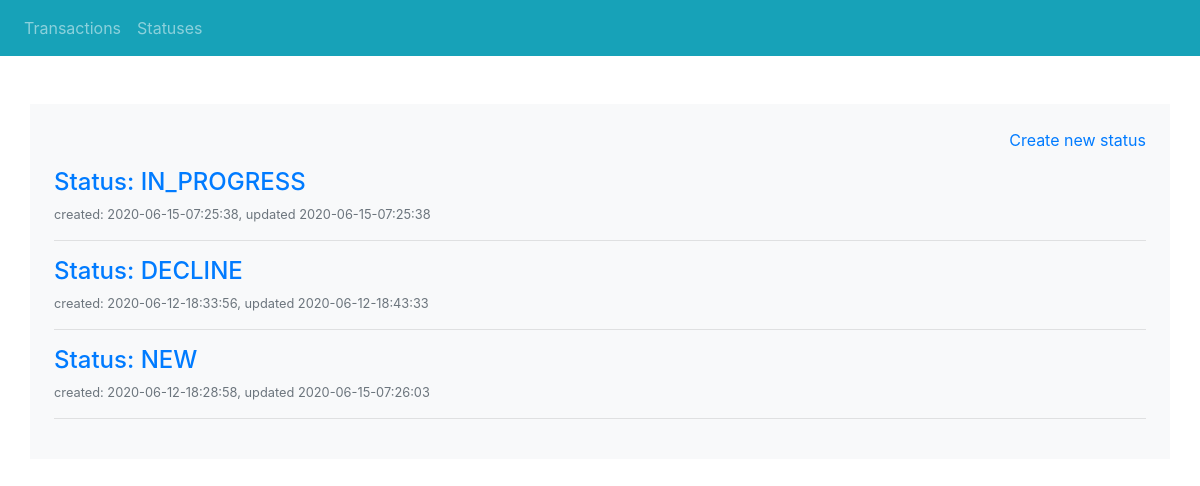
/statuses, run on the app's committed database.
### app_fintech/models.py (models this page shows, shortened)
class Statuses(models.Model):
    name = models.CharField(max_length=255, unique=True)
    created_at = models.DateTimeField(auto_now_add=True)
    updated_at = models.DateTimeField(auto_now=True)
    def get_absolute_url(self):
        return reverse('status-detail', kwargs={'pk': self.pk})
    def get_date_format(self):
        return "%Y-%m-%d-%H:%M:%S"
    @property
    def created(self):
        return f'{self.created_at.strftime(self.get_date_format())}'
    @property
    def updated(self):
        return f'{self.updated_at.strftime(self.get_date_format())}'
    class Meta:
        ordering = ['-id']

### app_fintech/views.py (the view)
class StatusListView(ListView):
    model = Statuses
    paginate_by = 5
    context_object_name = 's_list'
    template_name = 'statuses/status_list.html'

### templates/statuses/status_list.html (shortened to what this page needs)
{% extends "base.html" %}
{% block content %}
  <p class="text-right">
    <a href="{% url 'status-create' %}">Create new status</a>
  </p>
  {% if object_list %}
    {% for obj in object_list %}
      <div class="m	t-1 mb-1">
        <h4><a href="{{ obj.get_absolute_url }}">Status: {{ obj.name }} </a></h4>
        <p class="text-muted small text-lg-left">created: {{ obj.created }}, updated {{ obj.updated }}</p>
      </div>
      <hr>
    {% endfor %}
  {% else %}
    <h2>Statuses</h2>
    <p>No Statuses found!</p>
  {% endif %}
{% endblock %}

### data on the page
Statuses: name "IN_PROGRESS", created "2020-06-15-07:25:38", updated "2020-06-15-07:25:38"
Statuses: name "DECLINE", created "2020-06-12-18:33:56", updated "2020-06-12-18:43:33"
Statuses: name "NEW", created "2020-06-12-18:28:58", updated "2020-06-15-07:26:03"
